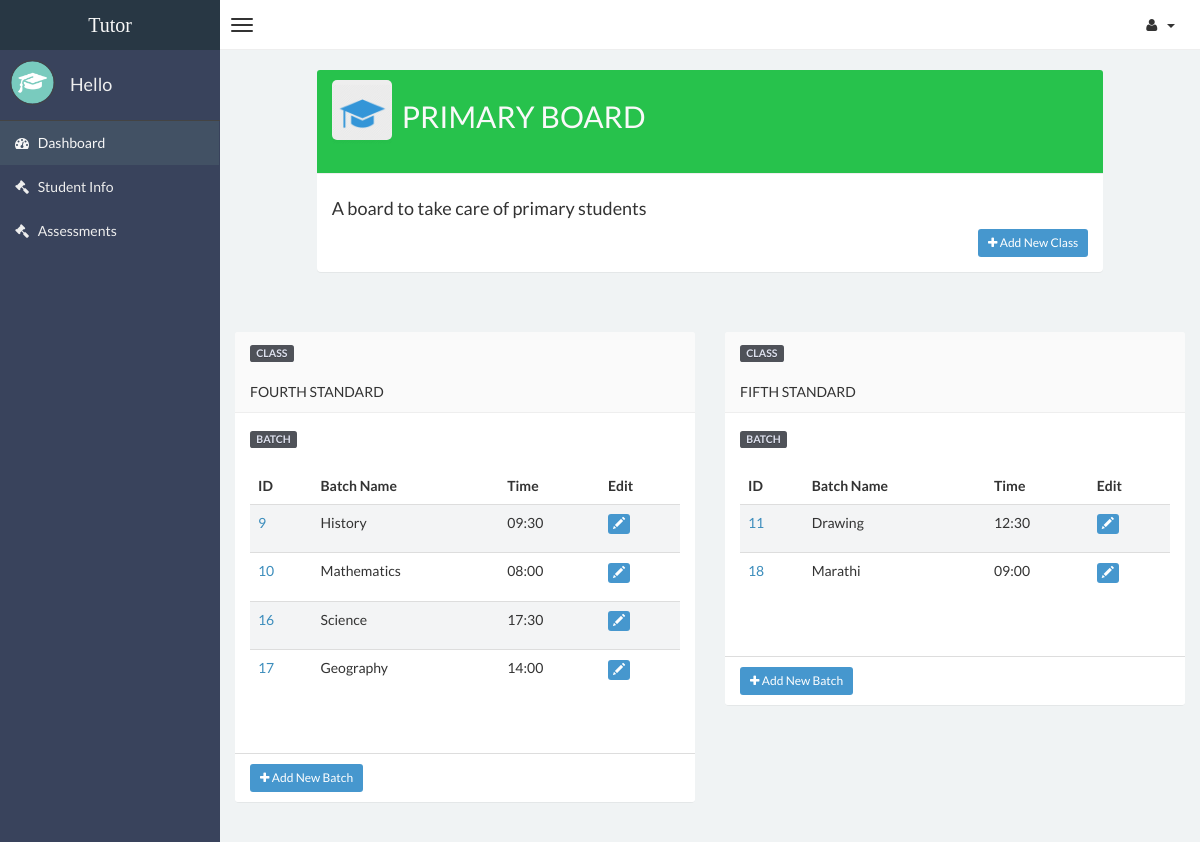
Page /board_page.php?id=1 on the committed database.
### tables this page shows
CREATE TABLE `boards` (
  `board_id` int(11) NOT NULL,
  `board_name` varchar(40) NOT NULL,
  `board_desc` varchar(100) DEFAULT NULL
);

CREATE TABLE `classes` (
  `class_id` int(11) NOT NULL,
  `class_name` varchar(40) NOT NULL,
  `board_id` int(11) NOT NULL
);

CREATE TABLE `batches` (
  `batch_id` int(11) NOT NULL,
  `batch_name` varchar(40) NOT NULL,
  `batch_time` varchar(20) DEFAULT NULL,
  `class_id` int(11) NOT NULL
);

### board_page.php (the view, shortened to what this page needs)
<?php
include('db.php');
$id = $_GET['id'];
?>
<!DOCTYPE html>
<html>
<head>
    <link href="css/bootstrap.min.css" rel="stylesheet" type="text/css" />
    <link href="css/font-awesome.min.css" rel="stylesheet" type="text/css" />
    <link href="css/ionicons.min.css" rel="stylesheet" type="text/css" />
    <link href="css/morris/morris.css" rel="stylesheet" type="text/css" />
    <link href="css/jvectormap/jquery-jvectormap-1.2.2.css" rel="stylesheet" type="text/css" />
    <link href="css/datepicker/datepicker3.css" rel="stylesheet" type="text/css" />
    <link href="css/daterangepicker/daterangepicker-bs3.css" rel="stylesheet" type="text/css" />
    <link href="css/iCheck/all.css" rel="stylesheet" type="text/css" />
    <link href="css/style.css" rel="stylesheet" type="text/css" />
      </head>
      <body class="skin-black">
        <header class="header">
            <a href="board_info.php" class="logo">
                Tutor
            </a>
            <nav class="navbar navbar-static-top" role="navigation">
                <a href="#" class="navbar-btn sidebar-toggle" data-toggle="offcanvas" role="button">
                    <span class="icon-bar"></span>
                    <span class="icon-bar"></span>
                    <span class="icon-bar"></span>
                </a>
                <div class="navbar-right">
                    <ul class="nav navbar-nav">
                        <li class="dropdown user user-menu">
                            <a href="#" class="dropdown-toggle" data-toggle="dropdown">
                                <i class="fa fa-user"></i>
                                <span><i class="caret"></i></span>
                            </a>
                                </li>
                            </ul>
                        </div>
                    </nav>
                </header>
                <div class="wrapper row-offcanvas row-offcanvas-left">
                    <aside class="left-side sidebar-offcanvas">
                        <section class="sidebar">
                            <div class="user-panel">
                                <div class="pull-left image">
                                    <img src="hat.png" class="img-circle" alt="User Image" />
                                </div>
                                <div class="pull-left info">
                                    <h4>Hello</h4>
                                </div>
                            </div>
                            <ul class="sidebar-menu">
                                <li class="active">
                                    <a href="board_info.php">
                                        <i class="fa fa-dashboard"></i> <span>Dashboard</span>
                                    </a>
                                </li>
                                <li>
                                    <a href="student_info.php">
                                        <i class="fa fa-gavel"></i> <span>Student Info</span>
                                    </a>
                                </li>
                                <li>
                                    <a href="assessment_info.php">
                                        <i class="fa fa-gavel"></i> <span>Assessments</span>
                                    </a>
                                </li>
                            </ul>
                        </section>
                    </aside>
                    <aside class="right-side">
                <section class="content">
                    <div class="row">
                        <div class="col-xs-10 col-xs-offset-1">
                            <div class="panel">
                                <header class="panel-heading bg-green">
                                <span class="sm-st-icon st-white"><img src="school_icon.png"></img></span>
                                    <h2 pull-left>
                                    <?php
                                        $sql = "select * from boards where board_id=".$id;
                                        $stmt = $dbh->prepare($sql);
                                        $products = array();
                                        if ($stmt->execute()) {
                                            while ($row = $stmt->fetch(PDO::FETCH_ASSOC)) {
                                                $products[] = $row;
                                            }
                                        }
                                        echo $products[0]['board_name'];
                                        ?>
                                    </h2>
                                </header>
                                <div class="panel-body">
                                    <h4>
                                    <?php echo $products[0]['board_desc']; ?>
                                    </h4>
                                    <button class="btn btn-primary btn-addon btn-sm pull-right" data-toggle="modal" data-target="#ModalHorizontal">
                                        <i class="fa fa-plus"></i>
                                        Add New Class
                                    </button>
                                </div>
                            </div>
                        </div>
                    </div>
<div class="row">
                        <?php
                                        $sql = "select * from classes where board_id=".$id;
                                        $stmt = $dbh->prepare($sql);
                                        $products = array();
                                        if ($stmt->execute()) {
                                            while ($row = $stmt->fetch(PDO::FETCH_ASSOC)) {
                                                $products[] = $row;
                                            }
                                        }
                                        $str = "";
                                         foreach ($products as $product) {
                                             $str.="<div class='col-md-6'>
                            <section class='panel'>
                              <header class='panel-heading'><span class='label label-inverse'>CLASS</span></br></br>".$product['class_name']." </header>
                            <div class='panel-body table-responsive'><span class='label label-inverse'>BATCH</span></br></br>
                                <table class='table table-hover table-striped'>
                                  <thead>
                                    <tr>
                                      <th>ID</th>
                                      <th>Batch Name</th>
                                      <th>Time</th>
                                      <th>Edit</th>
                                  </tr>
                              </thead>
                              <tbody>";
                                        $sql = "select * from batches where class_id=".$product['class_id'];
                                        $stmt = $dbh->prepare($sql);
                                        $batches = array();
                                        if ($stmt->execute()) {
                                            while ($row = $stmt->fetch(PDO::FETCH_ASSOC)) {
                                                $batches[] = $row;
                                            }
                                        }
                                         foreach ($batches as $product) {
                                             $str.="<tr><td class='clickableRow'><a>".$product['batch_id']."</a></td><td>".$product['batch_name']."</td><td>".$product['batch_time']."</td>
<td class='la_edit'><p data-placement='top' data-toggle='tooltip' title='Edit'><button class='btn btn-primary btn-xs'><span class='glyphicon glyphicon-pencil'></span></button></p></td>
                                             </tr>";
                                         }
                                        $str.="</tbody>
                      </table>
                  </div>
                  <div class='panel-footer bg-white'>
                                    <button class='btn btn-primary btn-addon btn-sm' data-toggle='modal' data-target='#myModalHorizontal".$product['class_id']."'>
                                        <i class='fa fa-plus'></i>
                                        Add New Batch
                                    </button>
<div class='modal fade' id='myModalHorizontal".$product['class_id']."' tabindex='-1' role='dialog'
     aria-labelledby='myModalLabel' aria-hidden='true'>
            <form class='form-horizontal' role='form' action='add_batch.php?class_id=".$product['class_id']."&board_id=".$id."' method='POST'>
            </form>
</div>
                                </div>
                </section>
            </div>
";
                                         }
                                        echo $str;
                                        ?>
        </div>
                </section>
            </aside>
        </div>
</body>
</html>

### rows in the picture
boards: board_name "PRIMARY BOARD", board_desc "A board to take care of primary students"
classes: class_name "FOURTH STANDARD"
batches: batch_id "9", batch_name "History", batch_time "09:30"
batches: batch_id "10", batch_name "Mathematics", batch_time "08:00"
batches: batch_id "16", batch_name "Science", batch_time "17:30"
batches: batch_id "17", batch_name "Geography", batch_time "14:00"
classes: class_name "FIFTH STANDARD"
batches: batch_id "11", batch_name "Drawing", batch_time "12:30"
batches: batch_id "18", batch_name "Marathi", batch_time "09:00"
